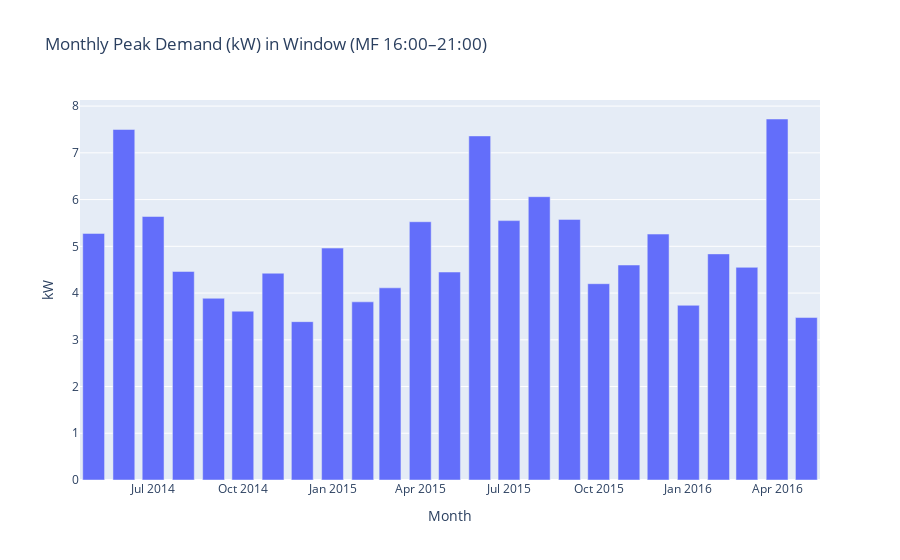

The notebook cell this image was saved under:
### Code cell
demand = ml.transform.demand_window(df, start="16:00", end="21:00", days="MF")  # month, demand_kw

fig = px.bar(demand, x="month", y="demand_kw",
             title="Monthly Peak Demand (kW) in Window (MF 16:00–21:00)",
             labels={"month":"Month","demand_kw":"kW"})
fig.update_layout(hovermode="x unified")
fig.show()

### Figure 1 — Plotly figure (JSON) as saved in the notebook; plotly's stock layout.template omitted (floating-point values rounded to 4 significant figures)
{"data": [{"hovertemplate": "Month=%{x}<br>kW=%{y}<extra></extra>", "legendgroup": "", "marker": {"color": "#636efa", "pattern": {"shape": ""}}, "name": "", "orientation": "v", "showlegend": false, "textposition": "auto", "type": "bar", "x": ["2014-05", "2014-06", "2014-07", "2014-08", "2014-09", "2014-10", "2014-11", "2014-12", "2015-01", "2015-02", "2015-03", "2015-04", "2015-05", "2015-06", "2015-07", "2015-08", "2015-09", "2015-10", "2015-11", "2015-12", "2016-01", "2016-02", "2016-03", "2016-04", "2016-05"], "xaxis": "x", "y": [5.276, 7.5, 5.638, 4.462, 3.888, 3.612, 4.424, 3.388, 4.962, 3.812, 4.112, 5.526, 4.45, 7.362, 5.55, 6.062, 5.576, 4.2, 4.6, 5.262, 3.738, 4.838, 4.55, 7.724, 3.476], "yaxis": "y"}], "layout": {"barmode": "relative", "hovermode": "x unified", "legend": {"tracegroupgap": 0}, "title": {"text": "Monthly Peak Demand (kW) in Window (MF 16:00–21:00)"}, "xaxis": {"anchor": "y", "domain": [0, 1], "title": {"text": "Month"}}, "yaxis": {"anchor": "x", "domain": [0, 1], "title": {"text": "kW"}}}}
